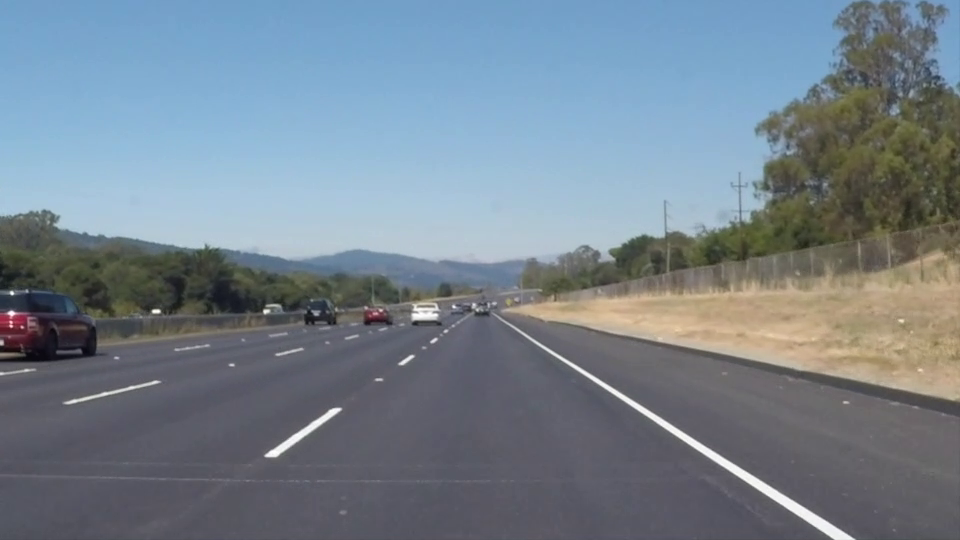
#> input picture frame 22 of whiteline.mp4, 960 x 540 px, given in place of challenge.mp4, which was not available
$ python problem3.py
#> lines starting #> are read from the running program, lines starting #| are printed output that depends on the picture; after the words box and inside, x2 and y2 are one past the last pixel; in counts of white or black regions, pixels touching at a corner belong together; pictures that were not available may be replaced by others from this repository, and a replacement may not be noted
#ENPM673 Project2 Problem3
import cv2 as cv
import numpy as np
import math
from scipy import optimize
import math
from statistics import mean

# create histrogram from an image
def histogram(img):
    count = [0]*256
    for i in range(img.shape[1]): # x-axis
        for j in range(img.shape[0]): # y-axis
            count[img[j,i]] += 1
    return count

# create CDF from a histrogram
def CDF(count,N):
    cdf = []
    temp = 0
    for i in range(len(count)):
        temp = temp + count[i]
        cdf.append(temp/N)
    return cdf

# create image with histogram equalization from CDF
def histEqualize(cdf,img):
    img_equalized = np.zeros((img.shape[0],img.shape[1]))
    for i in range(img.shape[1]): # x-axis
        for j in range(img.shape[0]): # y-axis
            img_equalized[j,i] = cdf[img[j,i]]*255
    return np.uint8(img_equalized)

# import video
capture = cv.VideoCapture('ENPM673/Project2/challenge.mp4') # cheange to your video directory
# main loop
while True:
        isTrue, frame = capture.read()
#> frame is the input picture: shape (540, 960, 3); mean B, G, R 141.9, 130.7, 117.7
        if isTrue == True:
            # calculate Homography
            xmax = frame.shape[1]
#> xmax = 960
            ymax = frame.shape[0]-50
#> ymax = 490
            y0 = int(6*frame.shape[0]/10)
#> y0 = 324
            warp_x = 500
            warp_y = 900
            pts1 = np.float32([[0,ymax],[580,y0],[xmax-580,y0],[xmax,ymax]])
            pts2 = np.float32([[0,warp_y],[0,0],[warp_x,0],[warp_x,warp_y]])
            H = cv.getPerspectiveTransform(pts1, pts2)
            # warp image according to Homography
            frame_warp = cv.warpPerspective(frame, H, (warp_x, warp_y))
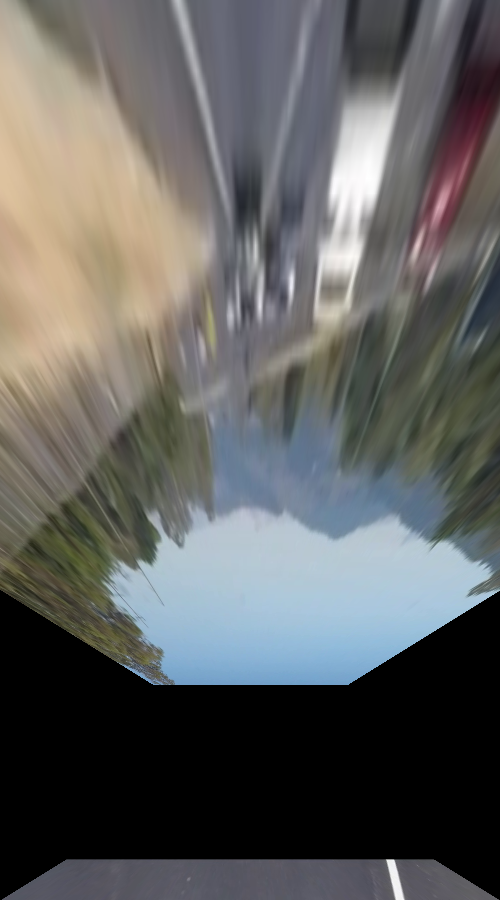
#> frame_warp: shape (900, 500, 3); mean B, G, R 95.9, 97.2, 96.8
            # convert frame to gray scale and do histogram equalization
            frame_warp_gray = cv.cvtColor(frame_warp, cv.COLOR_BGR2GRAY)
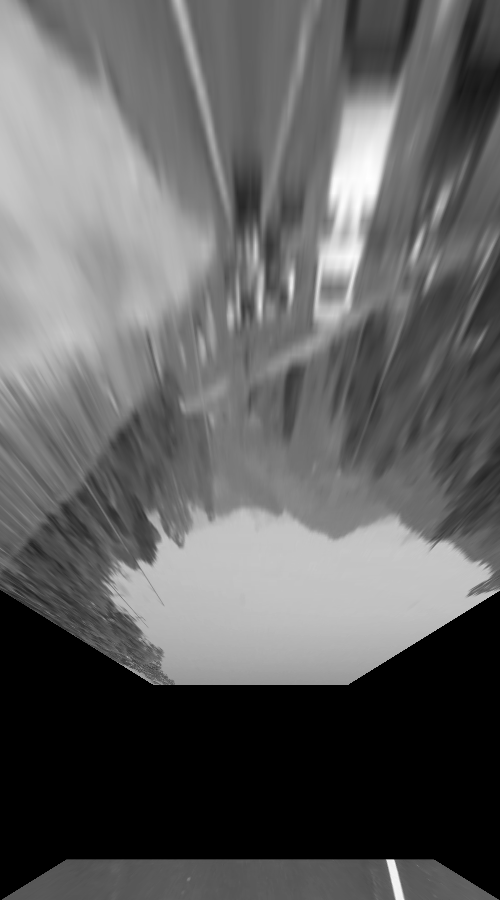
#> frame_warp_gray: shape (900, 500); min 0, max 255, mean 96.9
            count = histogram(frame_warp_gray)
#> count = 256 values, max 104220 at index 0, min 0 at index 1, mean 1757.8
            N = frame_warp_gray.shape[0]*frame_warp_gray.shape[1]
#> N = 450000
            cdf = CDF(count,N)
#> the loop in CDF, `for i in range(len(count)):` made 256 passes
#> temp on passes 1 to 3: 104220, 104220, 104220
#> after the loop in CDF, `for i in range(len(count)):`: cdf = 256 values from 0.232 to 1; temp = 450000
#> cdf = 256 values from 0.232 to 1
            frame_equalized = histEqualize(cdf,frame_warp_gray)
#> after the loop in histEqualize, `for i in range(img.shape[1]):`:
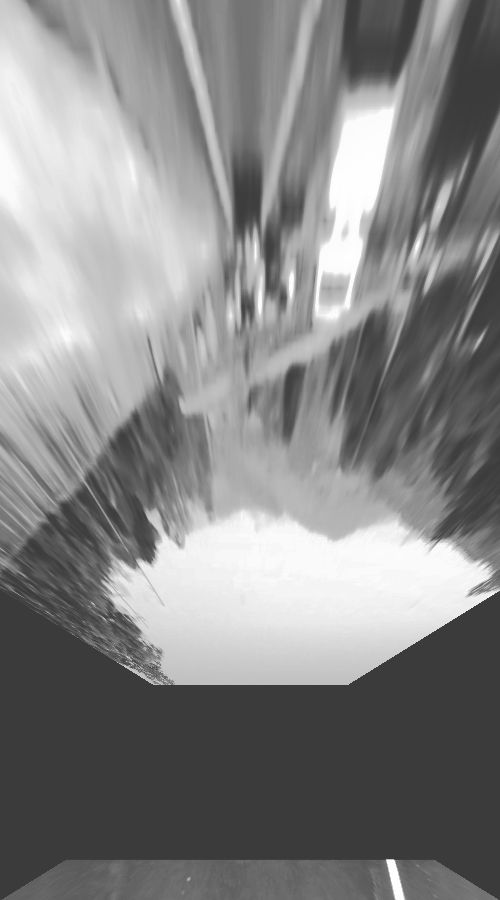
#> img_equalized: shape (900, 500) float64; min 59.06, max 255, mean 135
            _,frame_warp_thresh = cv.threshold(frame_equalized,240,255,cv.THRESH_BINARY)
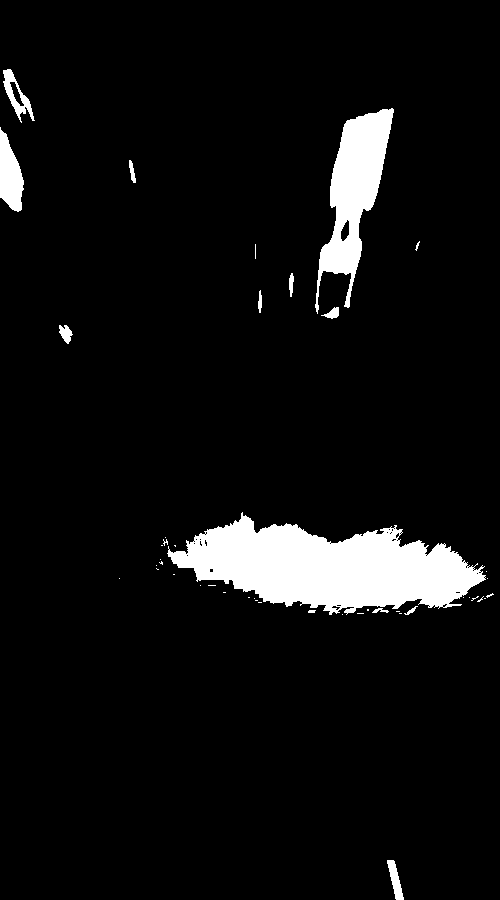
#> frame_warp_thresh: shape (900, 500); 6.3% white; 45 white regions (32 under 20 px), largest, box (x1, y1, x2, y2) and area: (167, 512, 486, 615) 18628, (315, 108, 394, 314) 6722, (0, 127, 24, 212) 1315
            frame_warp_rgb = cv.cvtColor(frame_warp_thresh,cv.COLOR_GRAY2RGB)
            ## detect lane L
            # detect bottom portion of lane
            lane_L = []
            for j in range(warp_y-1,warp_y-100,-1): # y-axis
                count = 0
                sum = 0
                for i in range(0,int(warp_x/2)): # x-axis
                     if frame_warp_thresh[j,i] == 255:
                         sum += i
                         count += 1
                if count != 0:
                    avg = int(sum/count)
                    lane_L.append((avg,j))
            if len(lane_L)>0:
                prev_avg = lane_L[-1][0]
            # proporgate lane connectivity upward
            count0 = 0
            for j in range(warp_y-101,0,-1): # y-axis
                count = 0
                sum = 0
#> (the run stopped early here; a loop or call above may not have finished)

$ run again, starting later in the video
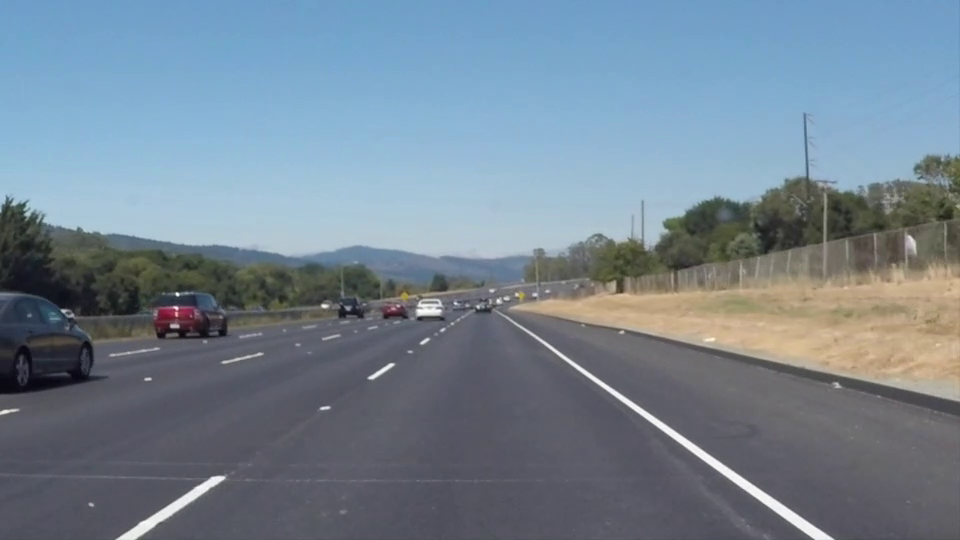
#> input picture frame 99 of whiteline.mp4, 960 x 540 px, given in place of challenge.mp4, which was not available
#> frame is the input picture: shape (540, 960, 3); mean B, G, R 146, 132.3, 116.7
#> `count = histogram(frame_warp_gray)`: count = 256 values, max 104220 at index 0, min 0 at index 1, mean 1757.8
#> the loop in CDF, `for i in range(len(count)):` made 256 passes
#> temp on passes 1 to 3: 104220, 104220, 104220
#> after the loop in CDF, `for i in range(len(count)):`: cdf = 256 values from 0.232 to 1; temp = 450000
#> `cdf = CDF(count,N)`: cdf = 256 values from 0.232 to 1
#> frame_warp_thresh: shape (900, 500); 5.8% white; 46 white regions (30 under 20 px), largest, box (x1, y1, x2, y2) and area: (160, 523, 487, 621) 19824, (306, 181, 368, 348) 4602, (379, 860, 396, 900) 302
#> after the loop `for j in range(warp_y-101,0,-1):`:
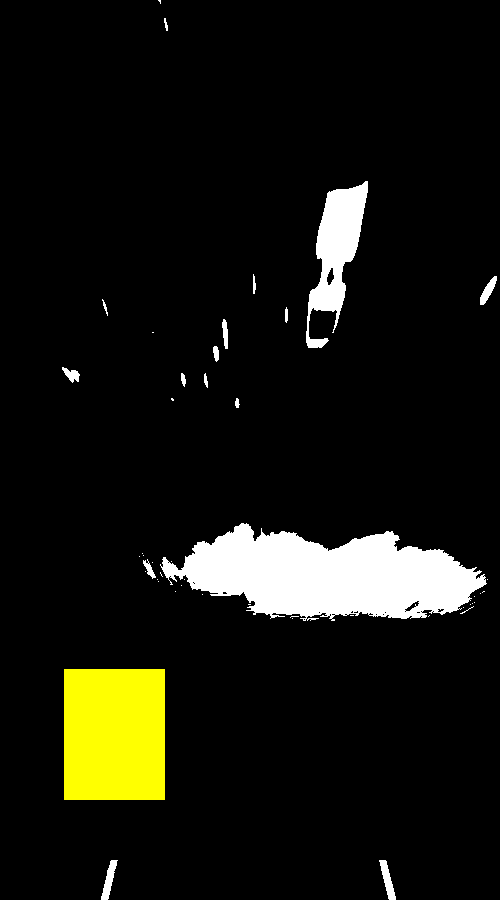
#> frame_warp_rgb: shape (900, 500, 3); mean B, G, R 14.8, 22.3, 22.3
#> after the loop `for j in range(warp_y-101,0,-1):`: lane_L = 40 pairs, first value 104 to 114, second value 860 to 899
#> the loop `for pts in lane_L:` made 40 passes
#> after the loop `for pts in lane_L:`:
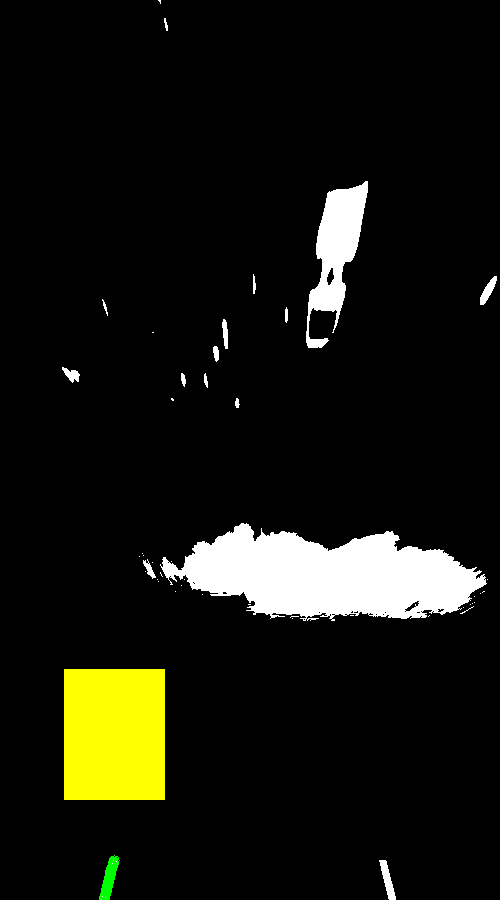
#> frame_warp_rgb: shape (900, 500, 3); 0.1% of pixels changed, all inside (x1, y1, x2, y2) = (99, 855, 120, 900)
#> after the loop `for pts in lane_L:`: lane_L_x = 40 values from 104 to 114; lane_L_y = 40 values, max 899 at index 0, min 860 at index 39, mean 879.5
#> x_L_m = 108.5
#> y_L_m = 879.5
#> c0 = (108.5, 879.5)
#> R = 40 values, max 20.25 at index 39, min 0.69 at index 20, mean 10.31
#> center_L = [727.3, 1033.4]
#> xc_L = 727.3; yc_L = 1033.4
#> R_L = 40 values, max 638.5 at index 29, min 637.1 at index 7, mean 637.7
#> R_L_m = 637.7
#> error_L = 0.0026

$ run again, starting later in the video
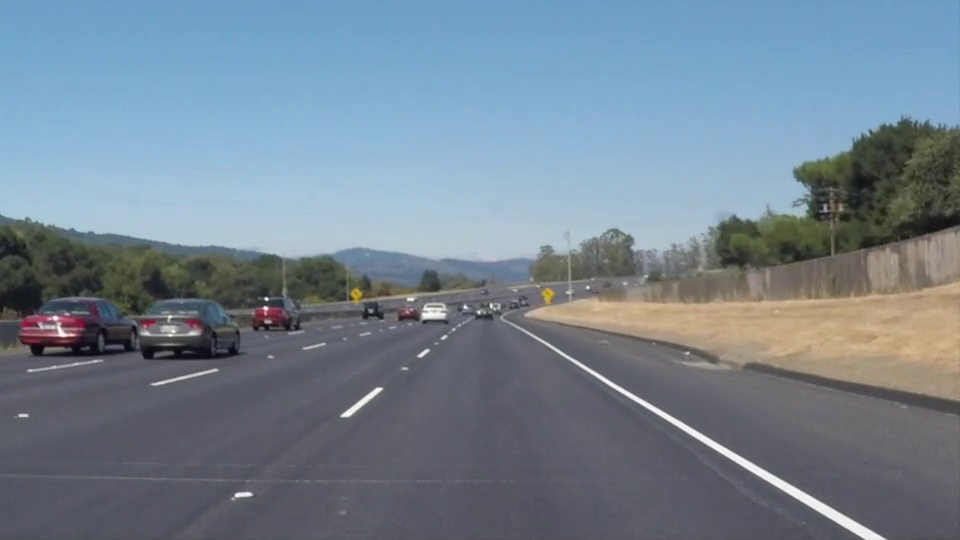
#> input picture frame 176 of whiteline.mp4, 960 x 540 px, given in place of challenge.mp4, which was not available
#> frame is the input picture: shape (540, 960, 3); mean B, G, R 145.2, 131.6, 116.5
#> `frame_warp_gray = cv.cvtColor(frame_warp, cv.COLOR_BGR2GRAY)`:
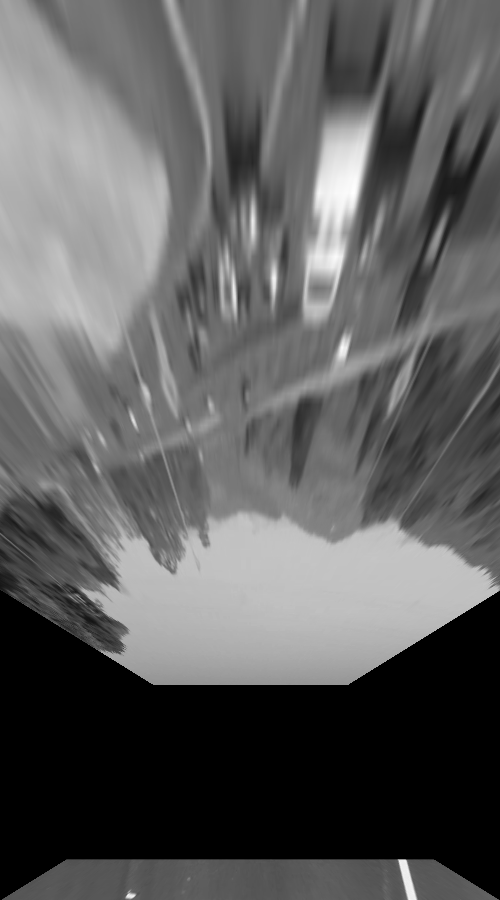
#> frame_warp_gray: shape (900, 500); min 0, max 255, mean 94.5
#> `count = histogram(frame_warp_gray)`: count = 256 values, max 104220 at index 0, min 0 at index 1, mean 1757.8
#> the loop in CDF, `for i in range(len(count)):` made 256 passes
#> temp on passes 1 to 3: 104220, 104220, 104220
#> after the loop in CDF, `for i in range(len(count)):`: cdf = 256 values from 0.232 to 1; temp = 450000
#> `cdf = CDF(count,N)`: cdf = 256 values from 0.232 to 1
#> frame_warp_thresh: shape (900, 500); 5.8% white; 45 white regions (30 under 20 px), largest, box (x1, y1, x2, y2) and area: (178, 516, 498, 617) 18851, (304, 126, 369, 304) 5237, (127, 541, 161, 575) 326
#> after the loop `for j in range(warp_y-101,0,-1):`:
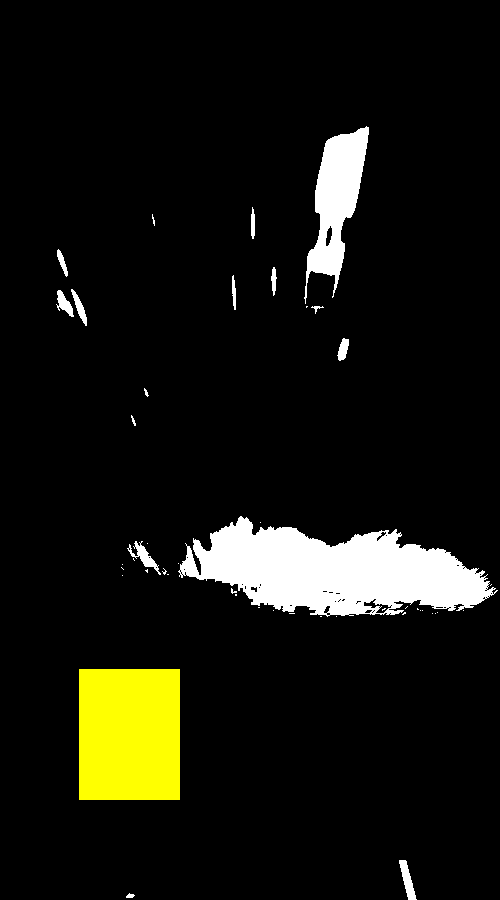
#> frame_warp_rgb: shape (900, 500, 3); mean B, G, R 14.7, 22.2, 22.2
#> after the loop `for j in range(warp_y-101,0,-1):`: lane_L = [(129, 897), (129, 896), (130, 895), (130, 894), (129, 893)]
#> the loop `for pts in lane_L:` made 5 passes
#> x_L_m = 129.4
#> y_L_m = 895
#> c0 = (129.4, 895)
#> R = [2.04, 1.08, 0.6, 1.17, 2.04]
#> center_L = [127.6, 894.7]
#> xc_L = 127.6; yc_L = 894.7
#> R_L = [2.66, 1.89, 2.43, 2.52, 2.24]
#> R_L_m = 2.35
#> error_L = 0.0142
